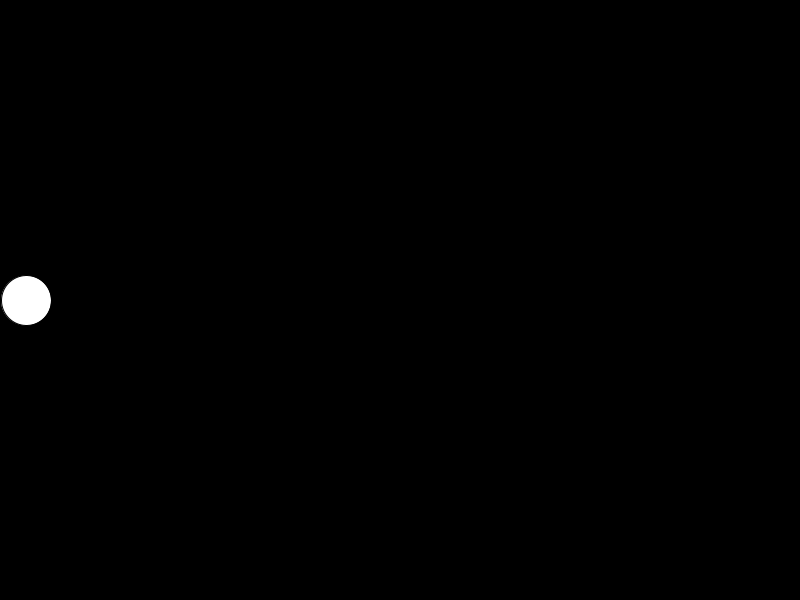
Frame 1 (no input)
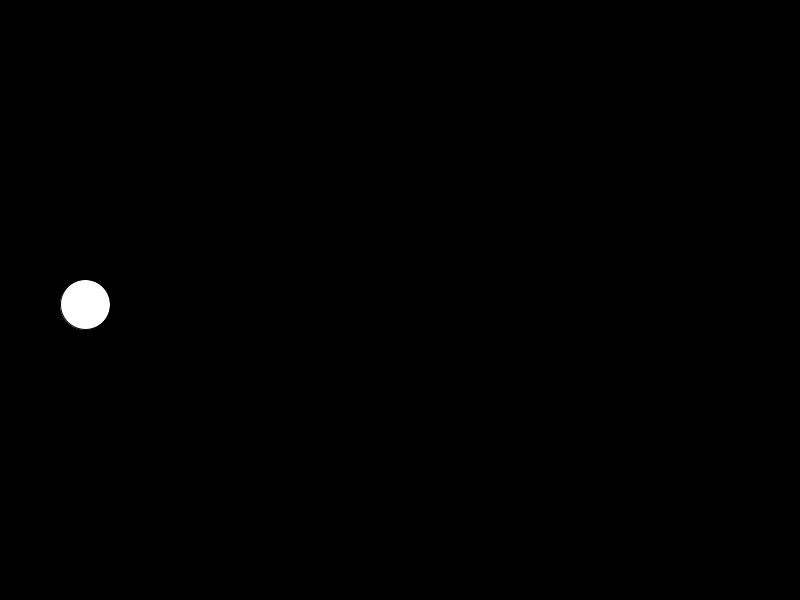
Frame 60 (the mouse pressed at the canvas centre just before this capture)
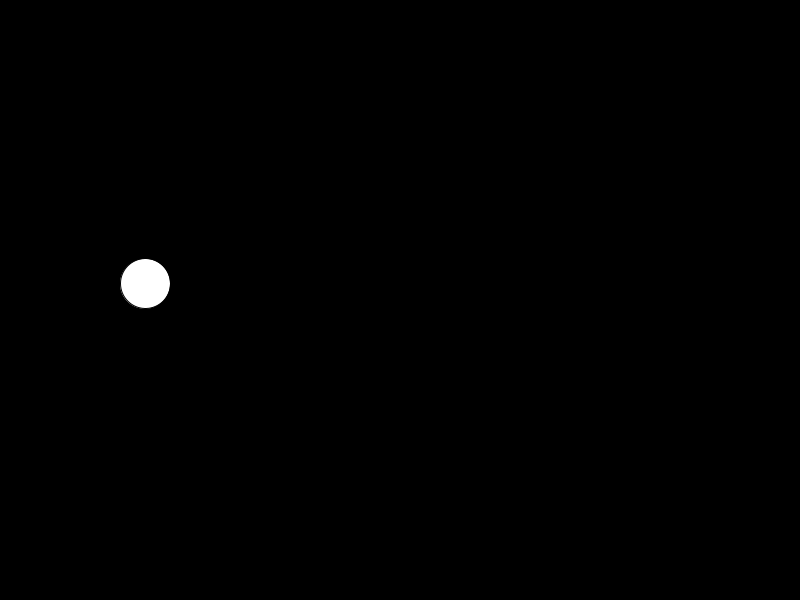
Frame 120 (the mouse held since frame 60 and released just before this capture)

The Processing sketch that drew these frames (run headless with seeded random() and noise(); from frame 60 on, the mouse is pressed at the canvas centre):

// Processing sketch: Question11
// ── Question11.pde
int size = 50; 
float xPos = size/2, yPos; 
int xDirection = 1; 
float theta; 
float ampl; 
int orbitRadius = 100;

void setup(){
size(800, 600); 

}
void draw(){
background(0); 

theta += .05; 

//create boundaries for your xPos 


xPos += xDirection; 

//use the map function for ampl 
ampl = map(xPos,0,2000,0,width);

//fix yPos 
yPos = sin(theta)*ampl+height/2;
if(xPos >= width ){
     xDirection = -xDirection; 
   }

fill(255); 
ellipse(xPos, yPos, size, size); 
}
